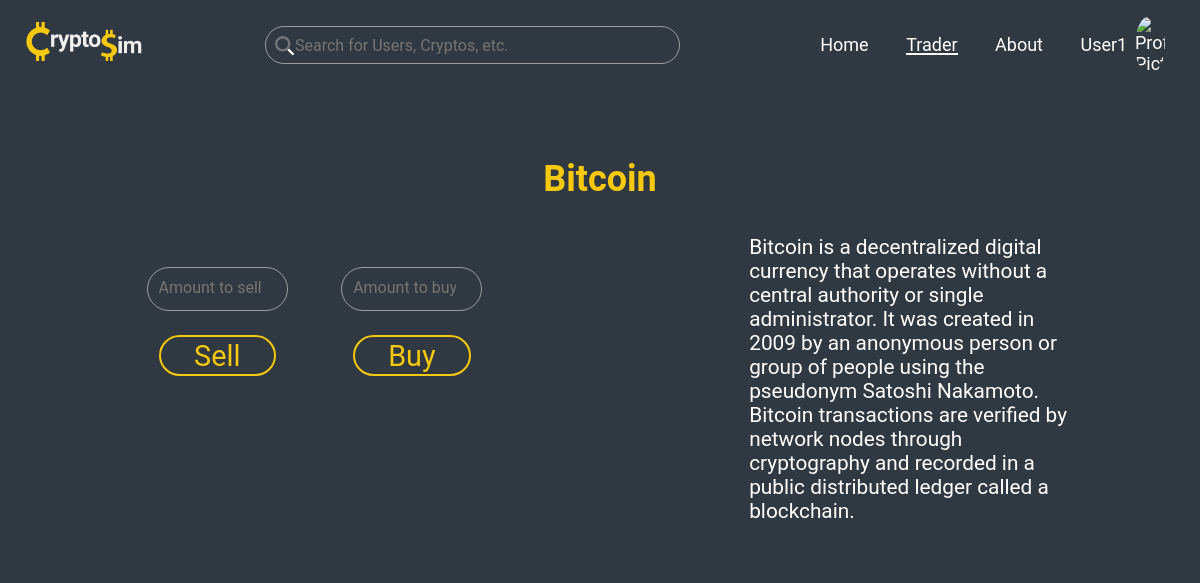
The page /php/coin_details.php?id=1 (signed in) on the database its author committed.
### tables this page shows
CREATE TABLE `coin` (
  `id` int(11) NOT NULL,
  `name` varchar(100) NOT NULL,
  `description` varchar(500) NOT NULL
);

### php/coin_details.php (the view, shortened to what this page needs)
<?php
$host = 'localhost';
$dbname = 'web';
$username = 'web';
$password = 'web';
$conn = new mysqli($host, $username, $password, $dbname);
$sql = "SELECT * FROM coin WHERE id = ?";
$stmt = $conn->prepare($sql);
$stmt->bind_param("i", $_GET['id']);
$stmt->execute();
$result = $stmt->get_result();
$coin = $result->fetch_assoc();
?>
<!DOCTYPE html>
<html lang="en">
<head>
    <link rel="stylesheet" href="../css/style.css">
</head>
<header>
    <img src="../img/logo.png">
    <div class="search">
        <input type="text" id="search" name="search" placeholder="Search for Users, Cryptos, etc.">
    </div>
    <div class="navbar">
        <a href="home.php">Home</a>
        <a href="trader.php" class="active">Trader</a>
        <a href="about.php">About</a>
        <a href="profile.php" class="profile-link">
            <?php if (isset($_SESSION['username'])) echo $_SESSION['username'];
            else echo 'Profile'; ?>
            <img src="../<?php echo isset($_SESSION['profile_pic']) ? $_SESSION['profile_pic'] : 'img/profile-placeholder.jpg'; ?>" class="profile-pic" alt="Profile Picture">
        </a>
    </div>
</header>
<body>
<div class="form-container detail-form">
    <h1><?php echo $coin['name']; ?></h1>
    <div class="detail-row">
        <p><?php echo $coin['description']; ?></p>
        <div class="trade-container">
            <form action="buy_coin.php" method="post" class="detail-form-container">
                <input type="number" name="amount" min="1" placeholder="Amount to buy" class="no-magnifying-glass">
                <input type="submit" value="Buy">
            </form>
        </div>
        <div class="trade-container">
            <form action="sell_coin.php" method="post" class="detail-form-container">
                <input type="number" name="amount" min="1" placeholder="Amount to sell" class="no-magnifying-glass">
                <input type="submit" value="Sell">
            </form>
        </div>
    </div>
</body>
</html>

### css/style.css (style rules this page uses)
html { width: 100%; height: 100%; }
body { width: 100%; height: 100%; }
header { width: 100% !important; margin: 0; display: flex; flex-direction: row; align-items: center; }
header img { width: 10%; margin-left: 2%; }
* { font-family: "Roboto", sans-serif; margin: 0; padding: 0; background-color: #303841; }
a { text-decoration: none; color: white; font-size: 150%; }
.navbar { margin-right: 2%; display: flex; width: 40%; text-align: end; align-items: center; justify-content: end; }
.navbar a { position: relative; text-decoration: none; color: white; margin-left: 5%; margin-right: 5%; font-size: 1.5vw; }
.navbar a::before { content: ""; position: absolute; width: 0; height: 2px; bottom: 0; left: 0; background-color: white; transition: width 0.15s ease-in-out; }
.navbar a.active::before { width: 100%; }
.search { width: 70%; color: white; display: flex; justify-content: center }
#search { width: 60%; padding: 1.4%; padding-top: 1.75%; outline: none; background: none; border: 1px solid rgba(255, 255, 255, 0.5); border-radius: 50em; transition: border 0.2s ease; }
input::placeholder { padding-left: 5%; font-size: 1.2em; background-image: url(../img/magnifying-glass-duotone.svg); background-repeat: no-repeat; background-size: 1.2em; }
input { color: white; }
.profile-pic { border-radius: 50%; width: 2.5vw; margin: 0; }
.profile-link { display: flex; align-items: center; gap: 10%; }
.form-container { display: flex; flex-direction: column; align-items: center; gap: 1em; background-color: #303841; padding: 2em; border-radius: 1em; width: 50%; margin: auto; margin-top: 3%; }
.form-container h1 { color: #F6C90E; font-size: 3vw; margin-bottom: 2%; }
.form-container input[type="text"], .form-container input[type="password"], .form-container input[type="date"], .form-container input[type="number"], .form-container select { width: 50%; padding: 0.5em; padding: 1em 0.8em; border: none; border-radius: 5em; background: none; border: 1px solid rgba(255, 255, 255, 0.5); color: white; }
.form-container input[type="submit"] { border: 2px solid #F6C90E; border-radius: 50em; color: #F6C90E; font-size: 180%; padding: 1% 5%; margin: 0.5%; transition: background-color 0.2s ease; text-decoration: none; cursor: pointer; width: 40%; }
.no-magnifying-glass::placeholder { background-image: none; padding: 0; }
.detail-form-container { display: flex; flex-direction: column; align-items: center; gap: 1.5em; background-color: #303841; padding: 2em; border-radius: 1em; width: 80%; margin: auto; }
.form-container p { font-size: 130%; width: 170%; color: #ffffff; text-align: left; padding-left: 25%; }
.trade-container { display: flex; flex-direction: row; justify-content: center; gap: 1em; width: 100%; }
.detail-row { display: flex; flex-direction: row-reverse; justify-content: space-between; align-items: start; }
.detail-form input[type="submit"] { width: 90%; }
.detail-form input[type="number"] { width: 90%; }
.detail-form { width: 80%; }

### rows shown on the page
coin: name "Bitcoin", description "Bitcoin is a decentralized digital currency that operates without a central authority or single administrator. It was created in 2009 by an anonymous person or group of people using the pseudonym Satoshi Nakamoto. Bitcoin transactions are verified by network nodes through cryptography and recorded in a public distributed ledger called a blockchain."

### other values the page prints
$_SESSION['username'] "User1"
